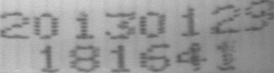
%> input picture hw2-feature-design/sol-1/test/1.bmp, 274 x 73 px
$ octave --eval "result = binarization(imread('test/1.bmp'));"   (GNU Octave 9; MATLAB toolbox functions it lacks are replaced by stand-ins)
%> lines starting %> are read from the running program, lines starting %| are printed output that depends on the picture; in (x1, y1, x2, y2) boxes, pixels count from 0 and x2, y2 are one past the last pixel; in counts of white or black regions, pixels touching at a corner belong together; the program's own positions count from 1
function img_bin = binarization( img )
% 对输入的图像进行二值化, 局部自适应二值化

[H, W] = size(img);
%> H = 73; W = 822
img_bin = zeros(H, W);

step = floor(W / 4);
%> step = 205
for k = 1: step : floor(W/step)*step
    % 获取局部图像块
    if k + step - 1 > W
        w = W - k + 1;
    else
        w = step;
    end
    img_blk = img(:, k:k+w-1);
    img_blk_bin = im2bw(img_blk, graythresh(img_blk));
    img_bin(:, k:k+w-1) = img_blk_bin;
end
%> this loop made 4 passes
%> pass 1, in binarization, `img_blk = img(:, k:k+w-1);`:
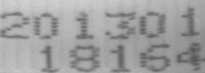
%> img_blk: size 73x205 uint8; min 86, max 213, mean 160
%> pass 1, in binarization, `img_blk_bin = im2bw(img_blk, graythresh(img_blk));`:
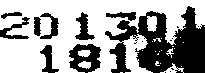
%> img_blk_bin: size 73x205 logical; 63% white; 18 black regions (9 under 20 px), largest, box (x1, y1, x2, y2) and area: (105, 6, 205, 73) 3680, (69, 44, 101, 73) 585, (75, 12, 95, 40) 256
%> pass 2, in binarization, `img_blk = img(:, k:k+w-1);`:
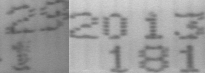
%> img_blk: size 73x205 uint8; min 86, max 213, mean 155.4
%> pass 2, in binarization, `img_blk_bin = im2bw(img_blk, graythresh(img_blk));`:
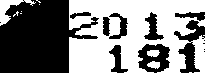
%> img_blk_bin: size 73x205 logical; 51.7% white; 14 black regions (5 under 20 px), largest, box (x1, y1, x2, y2) and area: (0, 0, 99, 73) 4945, (174, 20, 205, 73) 663, (138, 44, 170, 73) 585
%> after the loop:
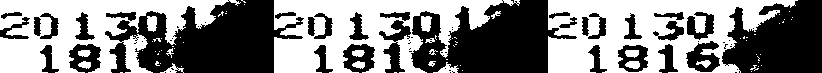
%> img_bin: size 73x822 double; values 0 (black) and 1 (white), 51.5% white; 66 black regions (35 under 20 px), largest, box (x1, y1, x2, y2) and area: (105, 0, 304, 73) 8625, (411, 0, 577, 73) 7571, (722, 0, 822, 73) 5628

end

$ run again, on hw2-feature-design/sol-1/test/2.bmp
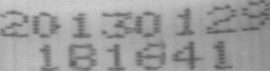
%> input picture hw2-feature-design/sol-1/test/2.bmp, 270 x 71 px
%> the loop in binarization, `for k = 1: step : floor(W/step)*step` made 4 passes
%> pass 1, in binarization, `img_blk_bin = im2bw(img_blk, graythresh(img_blk));`:
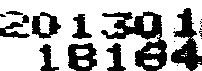
%> img_blk_bin: size 71x202 logical; 68.3% white; 20 black regions (10 under 20 px), largest, box (x1, y1, x2, y2) and area: (101, 11, 167, 71) 1561, (171, 8, 202, 71) 928, (68, 43, 97, 71) 542
%> after the loop in binarization, `for k = 1: step : floor(W/step)*step`:
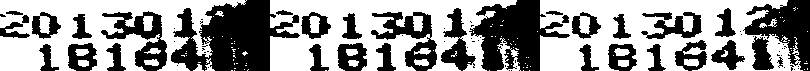
%> img_bin: size 71x810 double; values 0 (black) and 1 (white), 58.4% white; 80 black regions (46 under 20 px), largest, box (x1, y1, x2, y2) and area: (171, 0, 300, 71) 5429, (469, 0, 570, 71) 3851, (743, 0, 810, 71) 2362

$ run again, on hw2-feature-design/sol-1/test/3.bmp
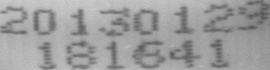
%> input picture hw2-feature-design/sol-1/test/3.bmp, 270 x 70 px
%> the loop in binarization, `for k = 1: step : floor(W/step)*step` made 4 passes
%> pass 1, in binarization, `img_blk_bin = im2bw(img_blk, graythresh(img_blk));`:
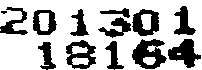
%> img_blk_bin: size 70x202 logical; 70.7% white; 13 black regions (1 under 20 px), largest, box (x1, y1, x2, y2) and area: (132, 39, 167, 69) 609, (168, 39, 201, 68) 515, (66, 40, 96, 69) 452
%> after the loop in binarization, `for k = 1: step : floor(W/step)*step`:
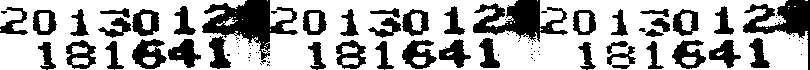
%> img_bin: size 70x810 double; values 0 (black) and 1 (white), 67.9% white; 96 black regions (52 under 20 px), largest, box (x1, y1, x2, y2) and area: (202, 0, 298, 64) 2415, (473, 0, 568, 42) 1939, (743, 0, 810, 70) 1567
